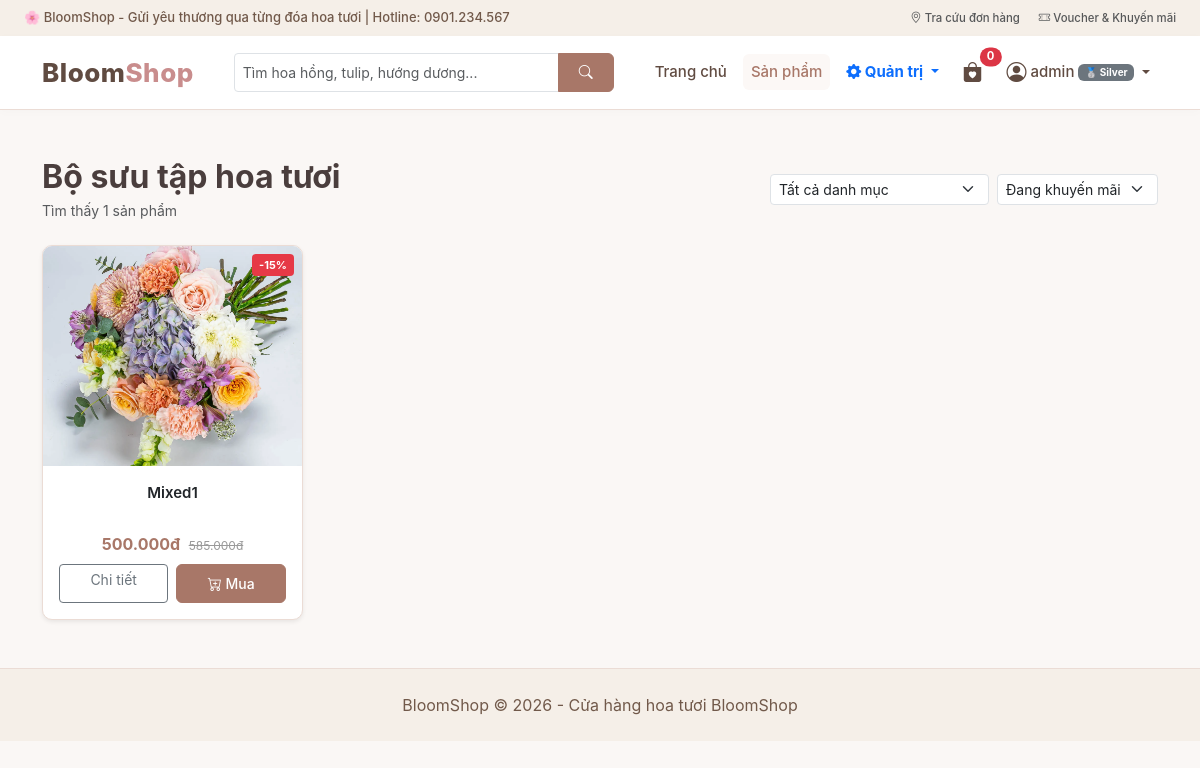
Page /index.php?act=sanpham&sort=sale (signed in) on the committed database.
### tables this page shows
CREATE TABLE `sanpham` (
  `id` int(11) NOT NULL AUTO_INCREMENT,
  `name` varchar(150) NOT NULL,
  `price` decimal(12,2) NOT NULL,
  `image` varchar(255) NOT NULL,
  `id_dm` int(11) NOT NULL,
  `sale_price` decimal(12,2) DEFAULT NULL,
  `is_sale` tinyint(1) DEFAULT 0,
  `description` text DEFAULT NULL,
  `so_luong` int(11) NOT NULL DEFAULT 0 COMMENT 'Ton kho hien tai',
  PRIMARY KEY (`id`),
  KEY `id_dm` (`id_dm`),
  CONSTRAINT `sanpham_ibfk_1` FOREIGN KEY (`id_dm`) REFERENCES `danhmuc` (`id`)
);

### controller/BaseController.php (called while the page is built, shortened)
<?php
class BaseController
{
    public function renderView($view_file, $data_truyen = [])
    {
        $asset_dir = file_exists('view/css/style.css') ? 'view' : (file_exists('../view/css/style.css') ? '../view' : 'view');
        extract($data_truyen);
        include __DIR__ . "/../view/header.php";
        include __DIR__ . "/../view/" . $view_file;
        include __DIR__ . "/../view/footer.php";
        exit;
    }
}

### controller/SanPhamController.php (called while the page is built, shortened)
<?php
require_once __DIR__ . '/BaseController.php';
require_once __DIR__ . '/../model/SanPhamModel.php';
class SanPhamController extends BaseController
{
    private $sanPhamModel;
    private $danhMucModel;
    public function __construct()
    {
        $this->sanPhamModel = new SanPhamModel();
        $this->danhMucModel = new DanhMucModel();
    }
    public function danhSach()
    {
        $danhmuc = $this->danhMucModel->getAll();
        $where = ["1=1"];
        $params = [];
        $sort_sql = "ORDER BY sanpham.id DESC";
        $sort = $this->get('sort', '');
        if ($sort === 'price_asc') {
            $sort_sql = "ORDER BY COALESCE(NULLIF(sanpham.sale_price, 0), sanpham.price) ASC";
        } elseif ($sort === 'price_desc') {
            $sort_sql = "ORDER BY COALESCE(NULLIF(sanpham.sale_price, 0), sanpham.price) DESC";
        } elseif ($sort === 'sale') {
            $where[] = "sanpham.is_sale = 1 AND sanpham.sale_price IS NOT NULL";
            $sort_sql = "ORDER BY sanpham.id DESC";
        }
        $where_str = implode(" AND ", $where);
        $total_products = $this->sanPhamModel->countProducts($where_str, $params);
        $per_page = 8;
        $total_pages = ceil($total_products / $per_page);
        $current_page = max(1, min($total_pages ?: 1, (int)$this->get('page', 1)));
        $offset = ($current_page - 1) * $per_page;
        $sanpham = $this->sanPhamModel->getProducts($where_str, $params, $sort_sql, $per_page, $offset);
        $this->renderView('dssanpham.php', [
            'sanpham' => $sanpham,
            'danhmuc' => $danhmuc,
            'total_products' => $total_products,
            'total_pages' => $total_pages,
            'current_page' => $current_page
        ]);
    }
}

### model/BaseModel.php (called while the page is built, shortened)
<?php
class BaseModel extends database
{
    private static $cached_conn = null;
    protected function get_conn()
    {
        if (self::$cached_conn === null) {
            self::$cached_conn = $this->connection_database();
        }
        return self::$cached_conn;
    }
    public function queryAll($sql, $params = [])
    {
        $conn = $this->get_conn();
        $stmt = $conn->prepare($sql);
        $stmt->execute($params);
        return $stmt->fetchAll(PDO::FETCH_ASSOC);
    }
    public function readitem($sql, $params = [])
    {
        return $this->queryAll($sql, $params);
    }
    public function queryOne($sql, $params = [])
    {
        $conn = $this->get_conn();
        $stmt = $conn->prepare($sql);
        $stmt->execute($params);
        $result = $stmt->fetch(PDO::FETCH_ASSOC);
        return $result ? $result : null;
    }
    public function readsingle($sql, $params = [])
    {
        return $this->queryOne($sql, $params);
    }
}

### model/SanPhamModel.php (called while the page is built, shortened)
<?php
require_once __DIR__ . '/BaseModel.php';
class SanPhamModel extends BaseModel
{
    public function getProducts($where_str, $params, $sort_sql, $limit, $offset)
    {
        $sql = "SELECT sanpham.*, danhmuc.name AS tendanhmuc
                FROM sanpham
                LEFT JOIN danhmuc ON sanpham.id_dm = danhmuc.id
                WHERE $where_str
                $sort_sql
                LIMIT $limit OFFSET $offset";
        return $this->readitem($sql, $params);
    }
    public function countProducts($where_str, $params)
    {
        $sql = "SELECT COUNT(*) AS total FROM sanpham WHERE $where_str";
        $row = $this->readsingle($sql, $params);
        return $row ? (int)$row['total'] : 0;
    }
}

### view/dssanpham.php (the view, shortened to what this page needs)
<div class="container my-5">
    <div class="d-flex justify-content-between align-items-center mb-4 flex-wrap gap-2">
        <div>
            <h2 class="fw-bold mb-1">Bộ sưu tập hoa tươi</h2>
            <p class="text-muted small mb-0">Tìm thấy <?= $total_products ?? count($sanpham) ?> sản phẩm</p>
        </div>
        <form method="GET" action="index.php" class="d-flex align-items-center gap-2 flex-wrap">
            <select name="id_dm" class="form-select form-select-sm" style="width: auto;" onchange="this.form.submit()">
                <option value="">Tất cả danh mục</option>
            </select>
            <select name="sort" class="form-select form-select-sm" style="width: auto;" onchange="this.form.submit()">
                <option value="sale" <?= (($_GET['sort'] ?? '') == 'sale') ? 'selected' : '' ?>>Đang khuyến mãi</option>
            </select>
        </form>
    </div>
    <?php include __DIR__ . '/_product_cards.php'; ?>
</div>

### view/_product_cards.php (shortened to what this page needs)
<div class="row g-2 g-md-3 g-lg-4">
    <?php if (!empty($sanpham)) { ?>
        <?php foreach ($sanpham as $sp) {
            $has_sale = (!empty($sp['is_sale']) && !empty($sp['sale_price']) && $sp['sale_price'] < $sp['price']);
            $current_price = $has_sale ? $sp['sale_price'] : $sp['price'];
            $discount_pct = $has_sale ? round((($sp['price'] - $sp['sale_price']) / $sp['price']) * 100) : 0;
            $ton_kho = max(0, (int)($sp['so_luong'] ?? 0));
            $het_hang = ($ton_kho <= 0);
        ?>
            <div class="col-6 col-md-4 col-lg-3">
                <div class="card h-100 product-card position-relative border-0 shadow-sm">
                    <?php if ($has_sale) { ?>
                        <span class="badge-sale">-<?= $discount_pct ?>%</span>
                    <?php } ?>
                    <a href="index.php?act=chitiettsp&id=<?= $sp['id'] ?>" class="text-decoration-none d-block overflow-hidden">
                        <img class="card-img-top product-image" src="<?= $asset_dir ?>/image/sanpham/<?= htmlspecialchars($sp['image']) ?>" alt="<?= htmlspecialchars($sp['name']) ?>" onerror="this.src='<?= $asset_dir ?>/image/banner.jpg'">
                    </a>
                    <div class="card-body d-flex flex-column text-center p-2 p-md-3">
                        <h6 class="card-title mb-1 mb-md-2">
                            <a href="index.php?act=chitiettsp&id=<?= $sp['id'] ?>" class="text-dark text-decoration-none fw-semibold product-title-link">
                                <?= htmlspecialchars($sp['name']) ?>
                            </a>
                        </h6>
                        <div class="mt-auto">
                            <div class="mb-2">
                                <span class="price-text"><?= number_format($current_price, 0, ',', '.') ?>đ</span>
                                <?php if ($has_sale) { ?>
                                    <span class="old-price ms-1 d-none d-sm-inline"><?= number_format($sp['price'], 0, ',', '.') ?>đ</span>
                                <?php } ?>
                            </div>
                            <div class="d-flex gap-1 gap-md-2 justify-content-center">
                                <a href="index.php?act=chitiettsp&id=<?= $sp['id'] ?>" class="btn btn-outline-secondary btn-sm flex-fill px-1 px-md-2 text-nowrap">
                                    Chi tiết
                                </a>
                                <?php if (!$het_hang): ?>
                                    <form method="POST"
                                        action="index.php?act=themgiohang"
                                        class="m-0 flex-fill">
                                        <button type="submit"
                                                name="themgiohang"
                                                class="btn btn-bloom btn-sm w-100 px-1 px-md-2 text-nowrap">
                                            <i class="bi bi-cart-plus"></i>
                                            <span class="d-none d-sm-inline">Mua</span>
                                        </button>
                                    </form>
                                <?php endif; ?>
                            </div>
                        </div>
                    </div>
                </div>
            </div>
        <?php } ?>
    <?php } ?>
</div>

### view/css/style.css (style rules this page uses)
:root { --bloom-primary: #a87768; --bloom-hover: #81594e; --bloom-dark: #604b41; --bloom-light: #faf7f5; --bloom-cream: #f5efe8; --bloom-accent: #c98d8d; --bloom-border: #ebdcd5; }
html { scroll-behavior: smooth; }
body { margin: 0; font-family: -apple-system, BlinkMacSystemFont, "Segoe UI", Roboto, "Helvetica Neue", Arial, sans-serif; background-color: var(--bloom-light); color: #4a3e3d; text-rendering: optimizeLegibility; -webkit-font-smoothing: antialiased; }
a { color: var(--bloom-primary); text-decoration: none; transition: color 0.2s ease; }
.hero-button, .btn-bloom { background-color: var(--bloom-primary); border-color: var(--bloom-primary); color: #ffffff; padding: 8px 20px; border-radius: 6px; font-weight: 500; transition: all 0.2s ease; }
.product-card { transition: all 0.25s ease-in-out; border: 1px solid var(--bloom-border) !important; border-radius: 10px; overflow: hidden; background: #ffffff; }
.product-image { width: 100%; height: 220px; object-fit: cover; transition: transform 0.3s ease; }
.product-title-link { display: -webkit-box; -webkit-line-clamp: 2; -webkit-box-orient: vertical; overflow: hidden; min-height: 42px; font-size: 15px; line-height: 1.4; }
.price-text { color: var(--bloom-primary); font-size: 16px; font-weight: 700; }
.old-price { font-size: 12px; color: #999; text-decoration: line-through; }
.badge-sale { position: absolute; top: 8px; right: 8px; background: #e63946; color: #fff; padding: 3px 7px; font-size: 11px; font-weight: bold; border-radius: 4px; z-index: 2; }

### rows in the picture
sanpham: discount_pct "15", image (picture), name "Mixed1", current_price "500.000", price "585.000"

### other values in the picture
$cart_count "0"
$_SESSION['name'] "admin"
$total_products "1"
